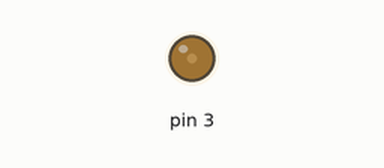
A sketch run on a simulated Arduino Uno, built with avr-gcc and run on an emulated ATmega328P. On the bench: output pins drawn as LEDs (lit = HIGH).

Above: at 0.05 s.
At 1.5 s:
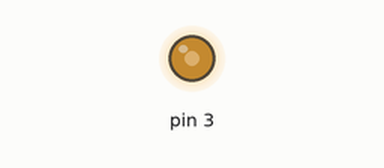
At 3.0 s:
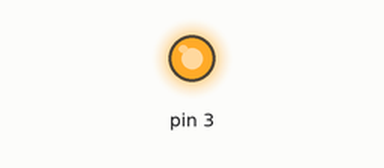
Timing chart, 0 to 6.9 s (numbered marks = the images above):
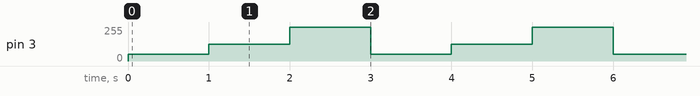

Measured:
- by itself, pin 3: repeats every 3.0 s: 125/255 1.0 s, 255/255 1.0 s, 50/255 1.0 s

The sketch:

C-led-variation.ino
```cpp
int intensite;

void setup() {
  pinMode(3, OUTPUT);
  intensite=0;
}

void loop() {
  intensite=50;
  analogWrite(3, intensite);
  delay(1000);
  intensite=125;
  analogWrite(3, intensite);
  delay(1000);
  intensite=255;
  analogWrite(3, intensite);
  delay(1000);
}
```
